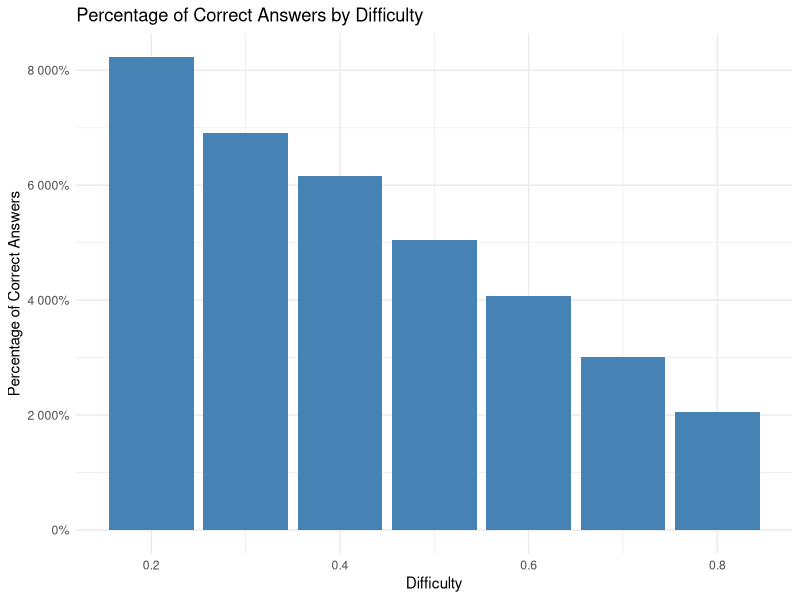
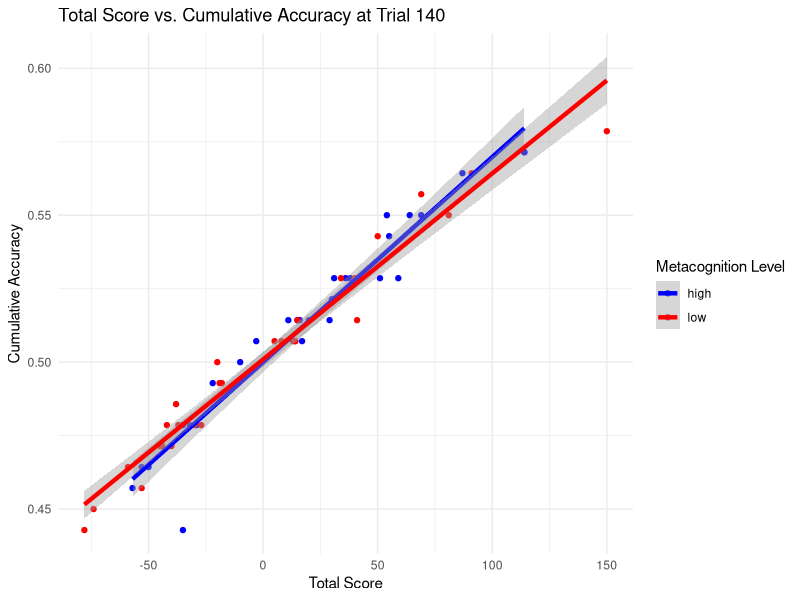
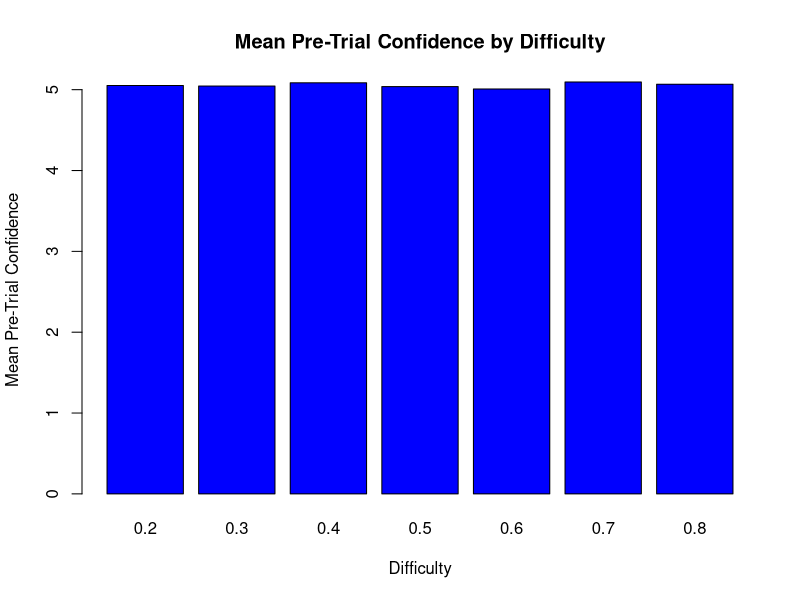
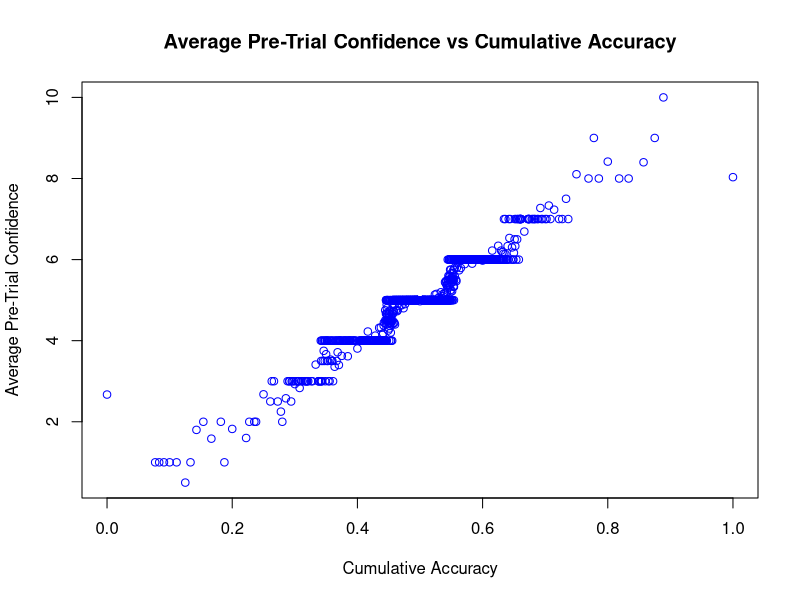
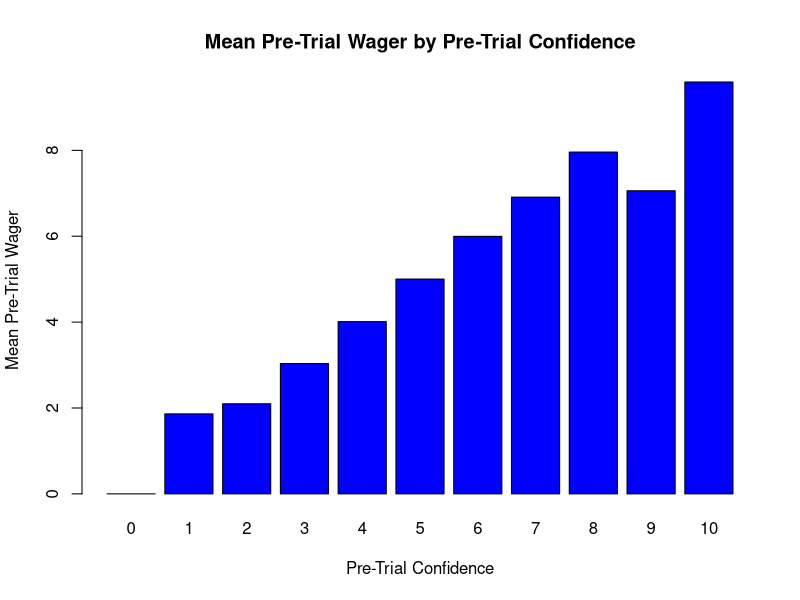
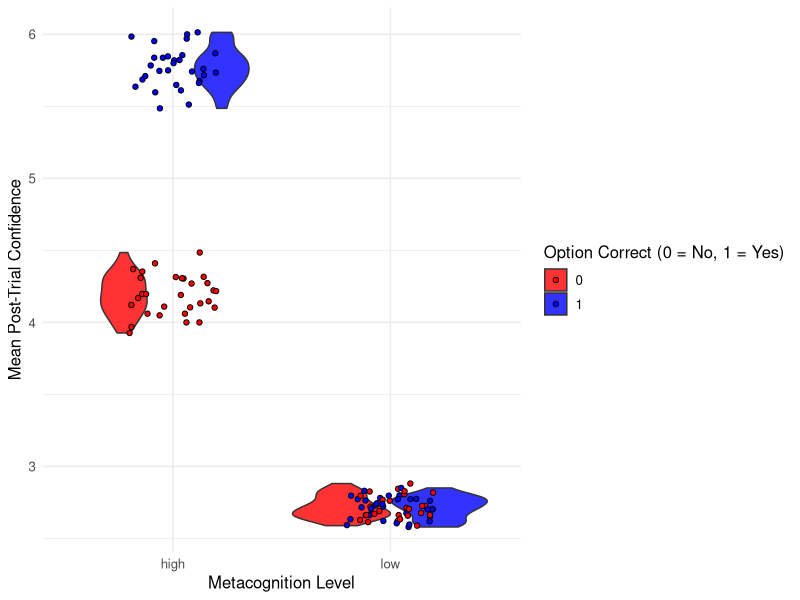
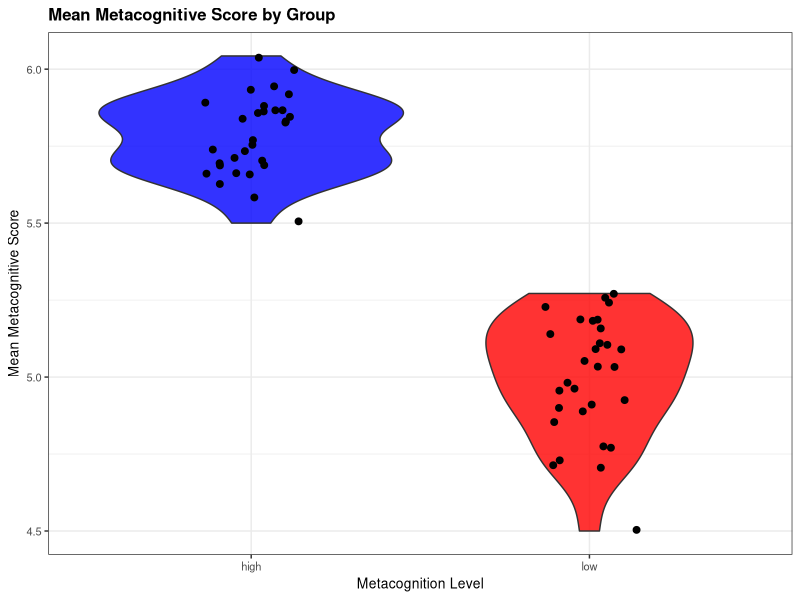
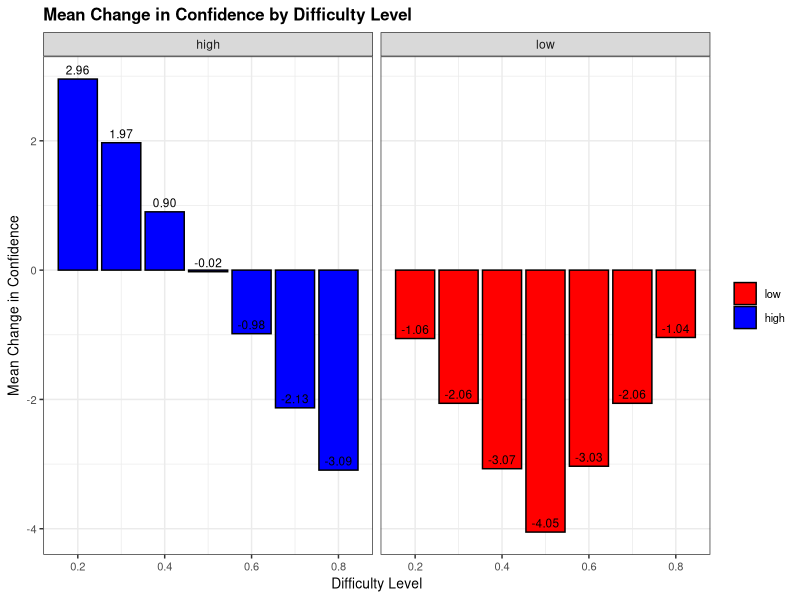

Source code (R) for these figures, in order:
######          Meta-cognition single trial wager experiment      ##########

'ChatGPT prompt'

"Please write an R script to simulate a cognitive task experiment with 60 participants. 
The first 30 participants should be in the high metacognition group and the rest in the low metacognition group. 
Each participant should go through 140 trials with varying levels of difficulty. 
The difficulty of each trial should range between 0.2 and 0.8 and be assigned in a random order. 
Record the following variables:

Pre-trial confidence: Initially pseudorandom, later dependent on the cumulative accuracy of previous trials
Pre-trial wager: Initially pseudorandom, later dependent on the cumulative accuracy of previous trials
Post-trial wager: Depends on whether the trial is easy (difficulty less than 0.5) or difficult (difficulty greater than 0.5)
Post-trial confidence: Depends on the difficulty of the trial
Option correctness: Randomly generated based on the difficulty level
Cumulative accuracy: Calculated as the running mean of option correctness across all previous trials
Total score: Accumulates the score based on whether the participant was correct or not in each trial
Metacognitive score: Calculated based on the correctness of the option and post-trial confidence.

The output should be a data frame where each row corresponds to a single trial of a single participant. 
The data frame should have columns for participant number, trial number, difficulty, pre-trial confidence, 
pre-trial wager, option correctness, post-trial wager, post-trial confidence, cumulative accuracy, total score, 
metacognitive score, and metacognition level."

library(ggplot2)
library(dplyr)
library(tidyverse)
library(ggpubr)
library(lme4)

################################################################################
################################################################################
################################################################################

# Helper function to generate data for one participant
generate_participant_data <- function(participant_number, high_metacognition) {
  # Initialize vectors for the trials
  trials <- 1:140
  difficulties <- rep(c(0.2, 0.3, 0.4, 0.5, 0.6, 0.7, 0.8), each = 20)
  difficulties <- sample(difficulties, length(difficulties))  # randomize the order
  
  # Initialize vectors for the variables
  pre_trial_confidence <- numeric(140)
  pre_trial_wager <- numeric(140)
  post_trial_wager <- numeric(140)
  post_trial_confidence <- numeric(140)
  option_correct <- numeric(140)
  cumulative_accuracy <- numeric(140)
  total_score <- numeric(140)
  metacognitive_score <- numeric(140)
  
  # Create a vector for metacognition level
  metacognition_level <- ifelse(high_metacognition, "high", "low")
  metacognition_level <- rep(metacognition_level, 140)
  
  # Generate data for each trial
  for (i in 1:140) {
    # Pre-trial confidence and wager are pseudorandom in the first trial
    if (i == 1) {
      pre_trial_confidence[i] <- sample(1:10, 1)
      pre_trial_wager[i] <- sample(1:10, 1)
    } else {
      # Pre-trial confidence and wager are based on cumulative accuracy for subsequent trials
      pre_trial_confidence[i] <- round(cumulative_accuracy[i - 1] * 10)
      pre_trial_wager[i] <- round(cumulative_accuracy[i - 1] * 10)
    }
    
    # The option is correct if a random number is less than (1 - difficulty)
    option_correct[i] <- runif(1) < (1 - difficulties[i])
    
    # Update the cumulative accuracy
    if (i == 1) {
      cumulative_accuracy[i] <- option_correct[i]
    } else {
      cumulative_accuracy[i] <- (cumulative_accuracy[i - 1] * (i - 1) + option_correct[i]) / i
    }
    
    # The post-trial wager is based on whether the trial is easy or difficult
    if (high_metacognition) {
      if (difficulties[i] > 0.5) {
        post_trial_wager[i] <- max(pre_trial_wager[i] - 1, 0)
      } else {
        post_trial_wager[i] <- min(pre_trial_wager[i] + 1, 10)
      }
    } else {
      post_trial_wager[i] <- pre_trial_wager[i]
    }
    
    # The post-trial confidence is based on the difficulty of the trial
    if (high_metacognition) {
      post_trial_confidence[i] <- 10 - round(difficulties[i] * 10)
    } else {
      post_trial_confidence[i] <- round(1 + 9 * abs(difficulties[i] - 0.5))
    }
    
    # Update the total score
    if (option_correct[i]) {
      total_score[i] <- pre_trial_wager[i]
    } else {
      total_score[i] <- -pre_trial_wager[i]
    }
    if (i > 1) {
      total_score[i] <- total_score[i - 1] + total_score[i]
    }
    
    # Calculate the metacognitive score
    if (option_correct[i]) {
      metacognitive_score[i] <- post_trial_confidence[i]
    } else {
      metacognitive_score[i] <- 10 - post_trial_confidence[i]
    }
  }
  
  # Return a data frame for this participant
  return(data.frame(participant = rep(participant_number, 140), trial = trials, difficulty = difficulties,
                    pre_trial_confidence = pre_trial_confidence, pre_trial_wager = pre_trial_wager,
                    option_correct = option_correct, post_trial_wager = post_trial_wager,
                    post_trial_confidence = post_trial_confidence, cumulative_accuracy = cumulative_accuracy,
                    total_score = total_score, metacognitive_score = metacognitive_score,
                    metacognition_level = metacognition_level))
}


################################################################################
################################################################################
################################################################################


# Initialize an empty data frame
data <- data.frame()

# Generate data for each participant
for (i in 1:30) {
  data <- rbind(data, generate_participant_data(i, TRUE))  # high metacognition
}
for (i in 31:60) {
  data <- rbind(data, generate_participant_data(i, FALSE))  # low metacognition
}

# percentage of correct answers for each level of difficulty
correct_by_difficulty <- data %>%
  group_by(difficulty) %>%
  summarise(correct_percentage = mean(option_correct) * 100)

# Generate the bar plot
ggplot(correct_by_difficulty, aes(x = difficulty, y = correct_percentage)) +
  geom_col(fill = "steelblue") +
  theme_minimal() +
  labs(title = "Percentage of Correct Answers by Difficulty",
       x = "Difficulty",
       y = "Percentage of Correct Answers") +
  scale_y_continuous(labels = scales::percent)

# Filter the data for the 140th trial only
data_140 <- data %>%
  filter(trial == 140)

# Plot total_score and cumulative_accuracy for the 140th trial
ggplot(data_140, aes(x = total_score, y = cumulative_accuracy, color = metacognition_level)) +
  geom_point() +
  geom_smooth(method = "lm", se = TRUE, size = 1.5, linetype = 1) +
  labs(title = "Total Score vs. Cumulative Accuracy at Trial 140",
       x = "Total Score",
       y = "Cumulative Accuracy") +
  theme_minimal() +
  scale_color_manual(values = c("high" = "blue", "low" = "red")) +
  guides(color = guide_legend(title = "Metacognition Level")) 

# Calculate the mean pre_trial_confidence for each difficulty level
mean_confidence <- aggregate(pre_trial_confidence ~ difficulty, data, FUN = mean)

# Create a bar chart
barplot(mean_confidence$pre_trial_confidence, names.arg = mean_confidence$difficulty,
        xlab = "Difficulty", ylab = "Mean Pre-Trial Confidence",
        main = "Mean Pre-Trial Confidence by Difficulty", col = "blue")

# Calculate the average pre-trial confidence for each cumulative accuracy level
avg_confidence <- aggregate(pre_trial_confidence ~ cumulative_accuracy, data, FUN = mean)

# Plot pre-trial confidence against cumulative accuracy
plot(avg_confidence$cumulative_accuracy, avg_confidence$pre_trial_confidence, 
     xlab = "Cumulative Accuracy", ylab = "Average Pre-Trial Confidence",
     main = "Average Pre-Trial Confidence vs Cumulative Accuracy", col = "blue")

# Calculate the mean pre-trial wager for each level of pre-trial confidence
mean_wager <- aggregate(pre_trial_wager ~ pre_trial_confidence, data, FUN = mean)

# Create a bar chart
barplot(mean_wager$pre_trial_wager, names.arg = mean_wager$pre_trial_confidence,
        xlab = "Pre-Trial Confidence", ylab = "Mean Pre-Trial Wager",
        main = "Mean Pre-Trial Wager by Pre-Trial Confidence", col = "blue")

# Calculate means for each subject and condition
data_means <- data %>%
  group_by(participant, metacognition_level, option_correct) %>%
  summarise(mean_post_trial_confidence = mean(post_trial_confidence))

# Create the violin plot
ggplot(data_means, aes(x = metacognition_level, y = mean_post_trial_confidence, fill = as.factor(option_correct))) +
  geom_violin(alpha = 0.8) +
  geom_jitter(shape = 21, colour = "black", width = 0.2) +
  scale_fill_manual(values = c("#FF0000", "#0000FF")) +
  labs(x = "Metacognition Level", y = "Mean Post-Trial Confidence", fill = "Option Correct (0 = No, 1 = Yes)") +
  theme_minimal() +
  theme(text = element_text(size = 12))


# Calculate the mean metacognitive score for each participant and group
mean_metacognitive <- aggregate(metacognitive_score ~ participant + metacognition_level, data, FUN = mean)

# Set theme options for publication-ready plot
theme_set(theme_bw())
theme_update(plot.title = element_text(size = 12, face = "bold"),
             axis.title.x = element_text(size = 10),
             axis.title.y = element_text(size = 10),
             axis.text = element_text(size = 8),
             legend.title = element_blank(),
             legend.text = element_text(size = 8))

# Plot the mean metacognitive score using a violin plot with individual subject means as black dots
ggplot(mean_metacognitive, aes(x = metacognition_level, y = metacognitive_score, fill = metacognition_level)) +
  geom_violin(alpha = 0.8, size = 0.5) +
  geom_point(color = "black", size = 2, position = position_jitter(width = 0.15)) +
  xlab("Metacognition Level") +
  ylab("Mean Metacognitive Score") +
  ggtitle("Mean Metacognitive Score by Group") +
  scale_fill_manual(values = c("high" = "blue", "low" = "red")) +
  guides(fill = FALSE)

# Calculate the change in confidence for each trial
data$confidence_change <- data$post_trial_confidence - data$pre_trial_confidence

# Calculate the mean change in confidence for each difficulty level and group
mean_change <- aggregate(confidence_change ~ difficulty + metacognition_level, data,
                         FUN = function(x) mean(x, na.rm = TRUE))

# Set theme options for publication-ready plot
theme_set(theme_bw())
theme_update(plot.title = element_text(size = 12, face = "bold"),
             axis.title.x = element_text(size = 10),
             axis.title.y = element_text(size = 10),
             axis.text = element_text(size = 8),
             legend.title = element_blank(),
             legend.text = element_text(size = 8))

# Calculate the change in confidence for each trial
data <- data %>%
  mutate(confidence_change = post_trial_confidence - pre_trial_confidence)

# Calculate the mean change in confidence for each difficulty level and group
mean_change <- data %>%
  group_by(difficulty, metacognition_level) %>%
  summarize(confidence_change = mean(confidence_change, na.rm = TRUE))

# Plot the mean change in confidence using a grouped bar chart
ggplot(mean_change, aes(x = difficulty, y = confidence_change, fill = metacognition_level)) +
  geom_bar(position = position_dodge2(width = 0.7), stat = "identity", color = "black", width = 0.7) +
  geom_text(aes(label = sprintf("%.2f", confidence_change), group = metacognition_level),
            position = position_dodge2(width = 0.7), vjust = -0.5, size = 3) +
  xlab("Difficulty Level") +
  ylab("Mean Change in Confidence") +
  ggtitle("Mean Change in Confidence by Difficulty Level") +
  facet_grid(. ~ metacognition_level, scales = "free_y", space = "free_y") +
  scale_fill_manual(values = c("high" = "blue", "low" = "red")) +
  guides(fill = guide_legend(reverse = TRUE))

# Convert 'difficulty' column to numeric
data$difficulty <- as.numeric(as.character(data$difficulty))

# Calculate the change in wager for each trial based on difficulty level and metacognition group
data$wager_change <- ifelse(data$metacognition_level == "high",
                            ifelse(data$difficulty <= 0.5, data$pre_trial_wager - 1, data$pre_trial_wager + 1),
                            ifelse(data$difficulty <= 0.5, data$pre_trial_wager + 1, data$pre_trial_wager - 1))

# Calculate the mean change in wager for each difficulty level and group
mean_change <- aggregate(wager_change ~ difficulty + metacognition_level, data,
                         FUN = function(x) mean(x, na.rm = TRUE))

# Set theme options for publication-ready plot
theme_set(theme_bw())
theme_update(plot.title = element_text(size = 12, face = "bold"),
             axis.title.x = element_text(size = 10),
             axis.title.y = element_text(size = 10),
             axis.text = element_text(size = 8),
             legend.title = element_blank(),
             legend.text = element_text(size = 8))

# Plot the mean change in wager using a grouped bar chart
ggplot(mean_change, aes(x = factor(difficulty), y = wager_change, fill = metacognition_level)) +
  geom_bar(position = position_dodge(width = 0.8), stat = "identity", color = "black", width = 0.6) +
  geom_text(aes(label = sprintf("%.2f", wager_change), group = metacognition_level),
            position = position_dodge(width = 0.8), vjust = -0.5, size = 3) +
  xlab("Difficulty Level") +
  ylab("Mean Change in Wager") +
  ggtitle("Mean Change in Wager by Difficulty Level") +
  facet_grid(. ~ metacognition_level, scales = "free_y", space = "free_y") +
  scale_fill_manual(values = c("high" = "blue", "low" = "red")) +
  guides(fill = guide_legend(reverse = TRUE))

# Group data by metacognition level
grouped_data <- data %>%
  group_by(metacognition_level)

# Calculate correlation coefficients for each group
correlations <- grouped_data %>%
  summarise(correlation = cor(post_trial_confidence, post_trial_wager, use = "complete.obs"))

# Print correlation coefficients
print(correlations)

# Plot scatter plots for each group
p1 <- ggplot(data[data$metacognition_level == "high",], aes(x = post_trial_confidence, y = post_trial_wager)) +
  geom_point() +
  stat_smooth(method = lm, col = "red") +
  theme_bw() +
  labs(title = "High Metacognition", x = "Post Trial Confidence", y = "Post Trial Wager")

p2 <- ggplot(data[data$metacognition_level == "low",], aes(x = post_trial_confidence, y = post_trial_wager)) +
  geom_point() +
  stat_smooth(method = lm, col = "blue") +
  theme_bw() +
  labs(title = "Low Metacognition", x = "Post Trial Confidence", y = "Post Trial Wager")

# Combine the plots
ggarrange(p1, p2, ncol = 2, common.legend = TRUE)

# Run the mixed-effects model
model <- lmer(post_trial_confidence ~ post_trial_wager * metacognition_level + (1|participant), data = data)

# Print the model summary
summary(model)

# Plot the interaction between post_trial_wager and metacognition_level
interaction_plot <- ggplot(data, aes(x = post_trial_wager, y = post_trial_confidence, color = metacognition_level)) +
  stat_summary(fun = mean, geom = "point", size = 3) +
  stat_summary(fun.data = mean_se, geom = "errorbar", width = 0.1, size = 1) +
  stat_smooth(method = "lm", se = FALSE, size = 1, linetype = "solid") +
  theme_bw() +
  labs(x = "Post Trial Wager", y = "Post Trial Confidence") +
  theme(legend.title = element_blank())

print(interaction_plot)


# Filter for every 140th trial
final_scores <- data[data$trial %% 140 == 0, ]

# Create a violin plot
ggplot(final_scores, aes(x = metacognition_level, y = total_score, fill = metacognition_level)) +
  geom_violin(alpha = 0.7) +
  geom_jitter(shape = 21, color = "black", size = 1.5, width = 0.3) +
  stat_summary(fun.data = function(y) data.frame(ymin = quantile(y, 0.25), ymax = quantile(y, 0.75),
                                                 y = mean(y)), geom = "crossbar", width = 0.2, color = "white") +
  scale_fill_manual(values = c("high" = "red", "low" = "blue")) +
  labs(x = "Metacognition Level", y = "Total Score") +
  theme_minimal() +
  theme(text = element_text(size = 16))











